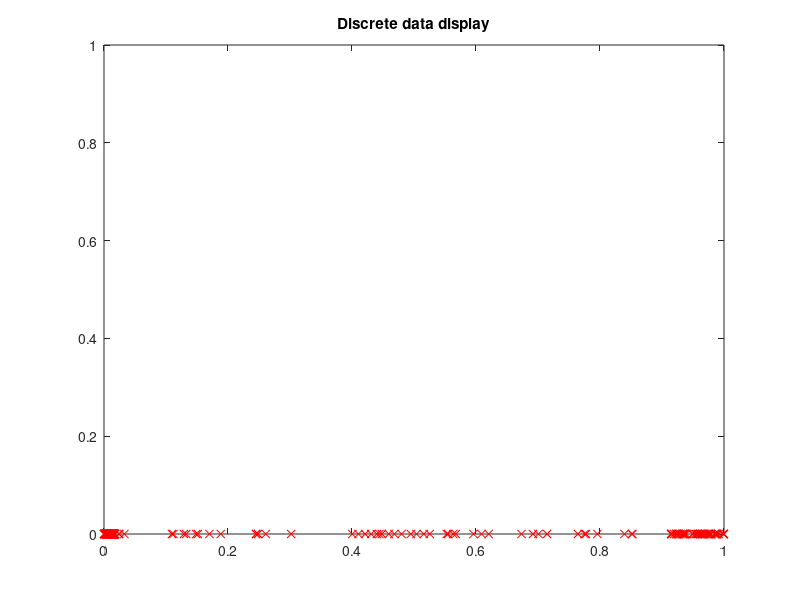

MATLAB code to generate this figure: (Note: this script raises an error after producing the figure.)
clc
clear 
close all
%%
% Date:2017/09/23
% Author:Jwy_Leo
% Version:1
% Title :KDE
%% Data generate
data_num=200;
X=linspace(1,data_num);
data=[rand(1,data_num/2)*0.2 rand(1,data_num/4)+10 rand(1,data_num/4)*10];
%% Data visualize
data=(data-min(data))/max(data);
figure(1);
plot(data,zeros(1,data_num),'rx')
ylim([0,1])
title('Discrete data display')
%% Caculate distrubution
distrubution=KDE_1D(data',0.05);
%% Distrubution visualize
figure(2);
plot(data,zeros(1,data_num),'rx')
hold on
distrubution=distrubution./sum(distrubution)
plot(sort(data),distrubution)
ylim([0,max(distrubution)])
title('Distrubution display')
%% Sample
sample_rate=2;
data_sort=sort(data);
data_sample=data_sort(1:sample_rate:data_num);
distrubution_sample=distrubution(1:sample_rate:data_num);
%% Sample visualize
figure(3)
plot(data_sample,zeros(1,size(data_sample,2)),'rx')
hold on 
plot(data_sample,distrubution_sample);
ylim([0,max(distrubution_sample)])
title('sample Distrubution display')